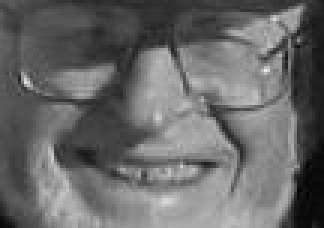
//> input picture faceTemplate.jpg, 108 x 76 px (shown 3 times larger)
$ ./example_05-01   (built with g++ and OpenCV 4)
//> lines starting //> are read from the running program, lines starting //| are printed output that depends on the picture; after the words box and inside, x2 and y2 are one past the last pixel; in counts of white or black regions, pixels touching at a corner belong together
// Example 5-1. Complete program to alpha-blend the ROI starting at (0,0) in src2 with the ROI starting at (x,y) in src1
// alphablend <imageA> <image B> <x> <y> <<alpha> <beta>
//
#include <opencv2/opencv.hpp>
#include <opencv2/core/core.hpp>
#include <opencv2/highgui/highgui.hpp>
#include <iostream>

using namespace cv;
using namespace std;

int main() {

    // Using the first two arguments, open up the image to be copied onto
    // (src1), and the image that will be copied from (src2).
    //
    cv::Mat src1 = cv::imread("faceTemplate.jpg");
//> src1 is the input picture: 76 rows x 108 cols, CV_8UC3; min 0, max 232, mean 104.6
    cv::Mat src2 = cv::imread("faces.png");
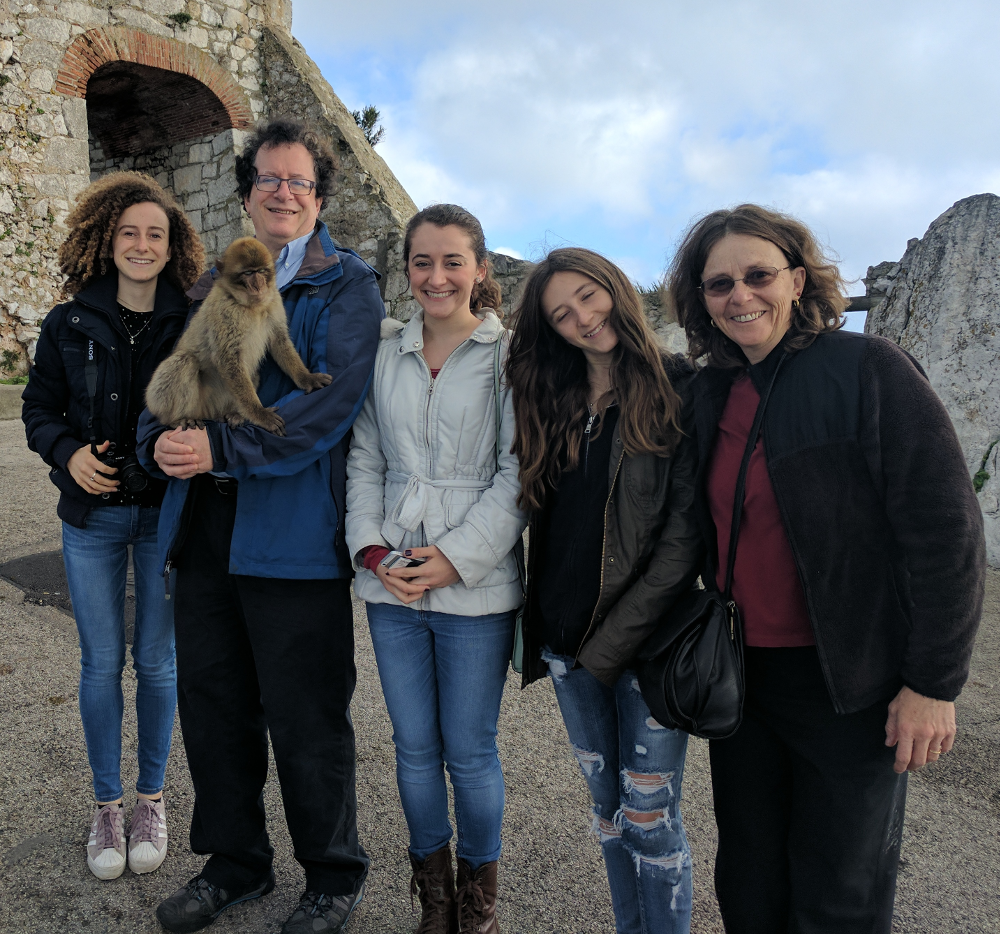
//> input picture faces.png, 1000 x 934 px
//> src2 is the input picture: 934 rows x 1000 cols, CV_8UC3; mean B, G, R 96.1, 91.3, 87.1

    int from_w = src1.size().width;
//> from_w = 108
    int from_h = src1.size().height;
//> from_h = 76
    int to_w = src2.size().width;
//> to_w = 1000
    int to_h = src2.size().height;
//> to_h = 934


    if (!src1.empty() && !src2.empty()) {

        // Four more arguments tell where in src1 to paste the chunk taken from
        // src2. Note that the width and height also specify what portion of
        // src2 to actually use.
        //
        int x = 230;
        int y = 155;

        // Make sure we don't exceed bounds:
        if ((x < 0) || (y < 0) || (x > to_w - 1) || (y > to_h - 1) || (x + from_w > to_w - 1) || (y + from_h > to_h)) {
            cout << "\nError, at (x,y) (" << x << ", " << y << "), your input image [w,h] [" << from_w << ", "
                 << from_h << "] doesn't fit within the blend to image [w,h] [" << to_w << ", " << to_h << "]\n"
                 << endl;
            return -1;
        }

        // Two more arguments set the blending coefficients.
        //
        double alpha = 0.8;
        double beta = 0.2;

        cv::Mat roi1(src1, cv::Rect(0, 0, from_w - 1, from_h - 1)); //Just take the whole thing
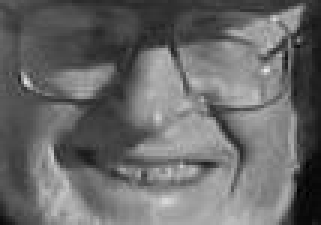
//> roi1: 75 rows x 107 cols, CV_8UC3 (shown 3 times larger); min 0, max 232, mean 105.1
        cv::Mat roi2(src2, cv::Rect(x, y, from_w - 1, from_h - 1));
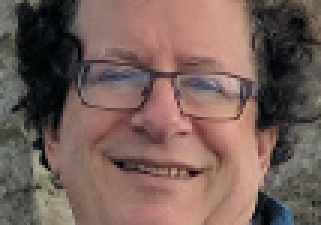
//> roi2: 75 rows x 107 cols, CV_8UC3 (shown 3 times larger); mean B, G, R 87.9, 95.3, 118.3

        // Blend together the image src2 onto the image src1
        // at the specified location.
        //
        cv::addWeighted(roi1, alpha, roi2, beta, 0.0, roi2);
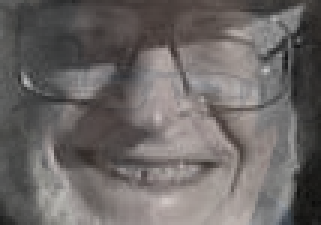
//> roi2: 75 rows x 107 cols, CV_8UC3 (shown 3 times larger); mean B, G, R 101.7, 103.1, 107.7
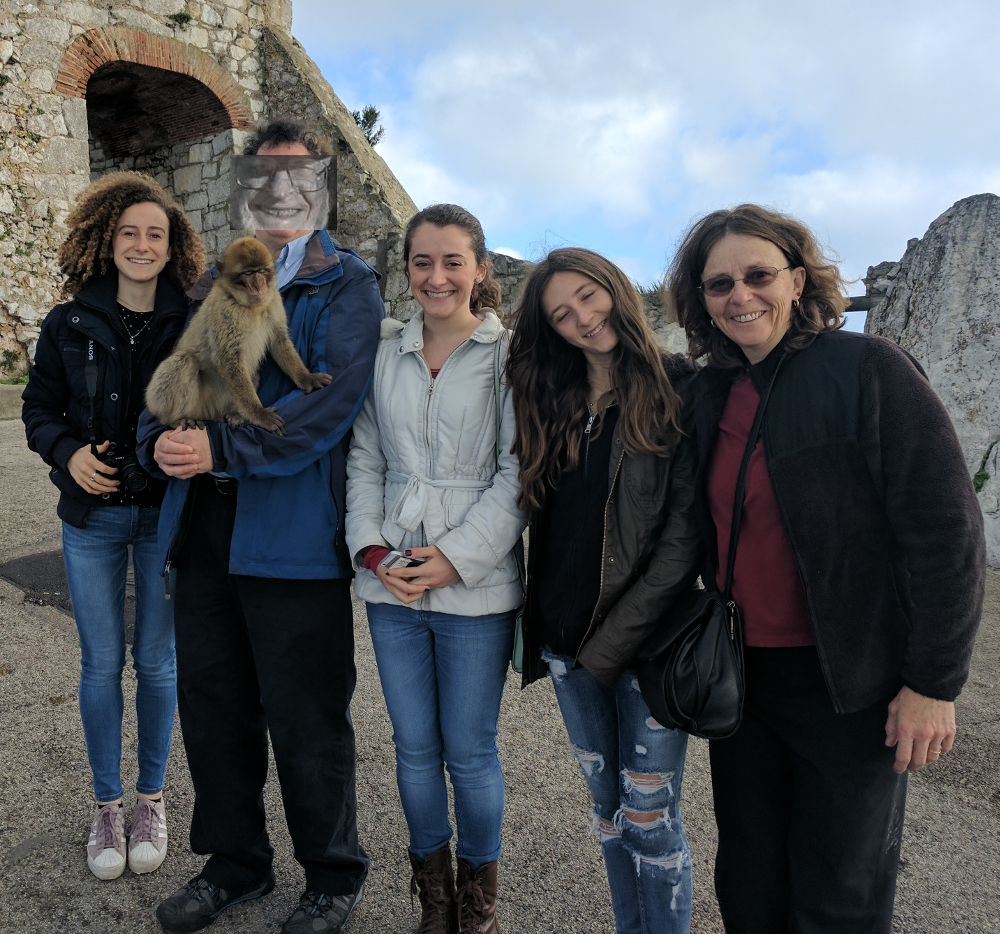
//> src2: 934 rows x 1000 cols, CV_8UC3; 0.86% of pixels changed, all inside (x1, y1, x2, y2) = (230, 155, 337, 230)

        // Create a window to shoow the result and show it.
        //
        cv::namedWindow("Alpha Blend", 1);
        cv::imshow("Alpha Blend", src2);

        // Leave the window up and runnnig until the user hits a key
        //
        cv::waitKey(0);

    }

    return 0;

}
